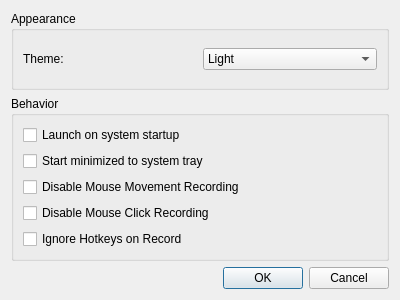
<?xml version="1.0" encoding="UTF-8"?>
<ui version="4.0">
 <class>SettingsDialog</class>
 <widget class="QDialog" name="SettingsDialog">
  <property name="geometry">
   <rect>
    <x>0</x>
    <y>0</y>
    <width>400</width>
    <height>300</height>
   </rect>
  </property>
  <property name="windowTitle">
   <string>Settings</string>
  </property>
  <layout class="QVBoxLayout" name="verticalLayout">
   <item>
    <widget class="QGroupBox" name="appearanceGroup">
     <property name="title">
      <string>Appearance</string>
     </property>
     <layout class="QHBoxLayout" name="horizontalLayout">
      <item>
       <widget class="QLabel" name="themeLabel">
        <property name="text">
         <string>Theme:</string>
        </property>
       </widget>
      </item>
      <item>
       <widget class="QComboBox" name="themeComboBox">
        <item>
         <property name="text">
          <string>Light</string>
         </property>
        </item>
        <item>
         <property name="text">
          <string>Dark</string>
         </property>
        </item>
        <item>
         <property name="text">
          <string>System</string>
         </property>
        </item>
       </widget>
      </item>
     </layout>
    </widget>
   </item>
   <item>
    <widget class="QGroupBox" name="behaviorGroup">
     <property name="title">
      <string>Behavior</string>
     </property>
     <layout class="QVBoxLayout" name="verticalLayout_2">
      <item>
       <widget class="QCheckBox" name="startupCheckBox">
        <property name="text">
         <string>Launch on system startup</string>
        </property>
       </widget>
      </item>
      <item>
       <widget class="QCheckBox" name="trayCheckBox">
        <property name="text">
         <string>Start minimized to system tray</string>
        </property>
       </widget>
      </item>
      <item>
       <widget class="QCheckBox" name="disableMouseMovementCheckBox">
        <property name="text">
         <string>Disable Mouse Movement Recording</string>
        </property>
       </widget>
      </item>
      <item>
       <widget class="QCheckBox" name="disableMouseClicksCheckBox">
        <property name="text">
         <string>Disable Mouse Click Recording</string>
        </property>
       </widget>
      </item>
      <item>
       <widget class="QCheckBox" name="ignoreHotkeysCheckBox">
        <property name="text">
         <string>Ignore Hotkeys on Record</string>
        </property>
       </widget>
      </item>
     </layout>
    </widget>
   </item>
   <item>
    <widget class="QDialogButtonBox" name="buttonBox">
     <property name="orientation">
      <enum>Qt::Horizontal</enum>
     </property>
     <property name="standardButtons">
      <set>QDialogButtonBox::Cancel|QDialogButtonBox::Ok</set>
     </property>
    </widget>
   </item>
  </layout>
 </widget>
 <resources/>
 <connections>
  <connection>
   <sender>buttonBox</sender>
   <signal>accepted()</signal>
   <receiver>SettingsDialog</receiver>
   <slot>accept()</slot>
   <hints>
    <hint type="sourcelabel">
     <x>248</x>
     <y>254</y>
    </hint>
    <hint type="destinationlabel">
     <x>157</x>
     <y>274</y>
    </hint>
   </hints>
  </connection>
  <connection>
   <sender>buttonBox</sender>
   <signal>rejected()</signal>
   <receiver>SettingsDialog</receiver>
   <slot>reject()</slot>
   <hints>
    <hint type="sourcelabel">
     <x>316</x>
     <y>260</y>
    </hint>
    <hint type="destinationlabel">
     <x>286</x>
     <y>274</y>
    </hint>
   </hints>
  </connection>
 </connections>
</ui>
